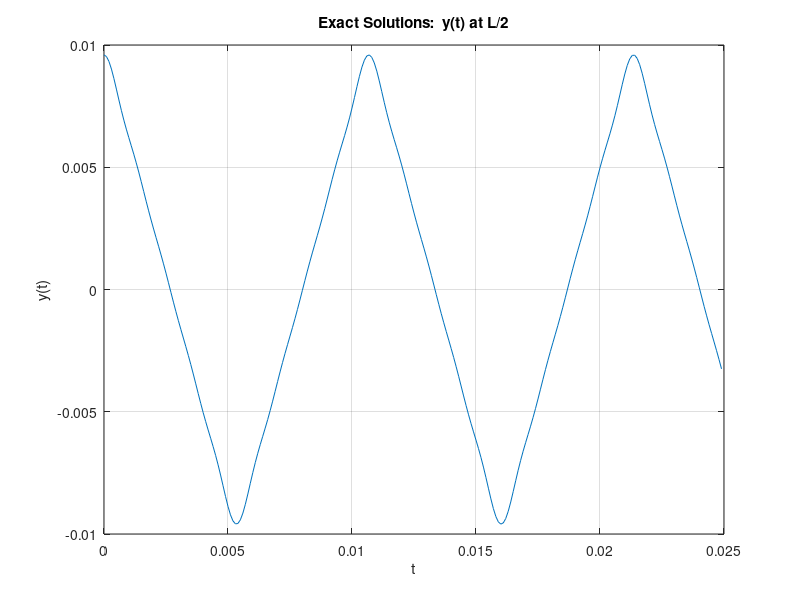

This figure's MATLAB source:
function exact_sol()
    h = 0.01;
    c0 = 9365.8581;
    L = 50;        
    x = 25;      
    dt = 0.0001; 
    num_iterations = 250; 
    N = 10;      
    
    
    y_values = zeros(1, num_iterations);
    t_values = (0:num_iterations-1) * dt; 
    
    
    for k = 1:num_iterations
        t = t_values(k);
        y_xt = 0; 
        
       
        for n = 1:N
            term = (8 * h / (pi^2 * n^2)) * sin(n * pi / 2) * cos(n * c0 * pi * t / L) * sin(n * pi * x / L);
            y_xt = y_xt + term;
        end
        
        y_values(k) = y_xt; 
    end
    
    
    figure;
    plot(t_values, y_values);
    xlabel('t');
    ylabel('y(t)');
    title('Exact Solutions:  y(t) at L/2');
    grid on;
end